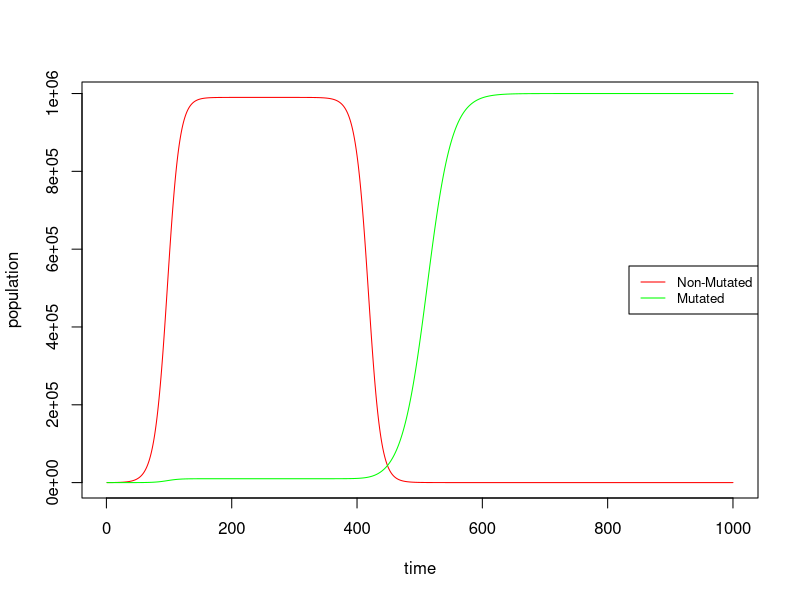

The R script that drew this image:
population = c() #non-mutated population
Mpopulation = c() #mutated population
population[1] = 99 #initial
Mpopulation[1]=1 #initial

rN=0.1 #growth rates
rM=0.1

k=1000000 #carrying capacity

#growth without medicine present
for(i in 1:249){
  population[i+1] = population[i] + rN*population[i]*(1-((population[i]+Mpopulation[i])/k))
  Mpopulation[i+1] = Mpopulation[i] + rM*Mpopulation[i]*(1-((population[i]+Mpopulation[i])/k))
}

# new growth rates now that medicine is added
rN2 = -0.10
rM2 = 0.05

#population growth/loss when medicine is present
for(i in 249:999){
  population[i+1] = population[i] + rN2*population[i]*(1-((population[i]+Mpopulation[i])/k))
  Mpopulation[i+1] = Mpopulation[i] + rM2*Mpopulation[i]*(1-((population[i]+Mpopulation[i])/k))
}

time= c()

time = seq(1,1000)


#graphing
plot(time,population,type="l",col="red",)
lines(time,Mpopulation,col="green")
legend("right", legend=c("Non-Mutated", "Mutated"),
       col=c("red", "green"), lty=1:1, cex=0.8)

